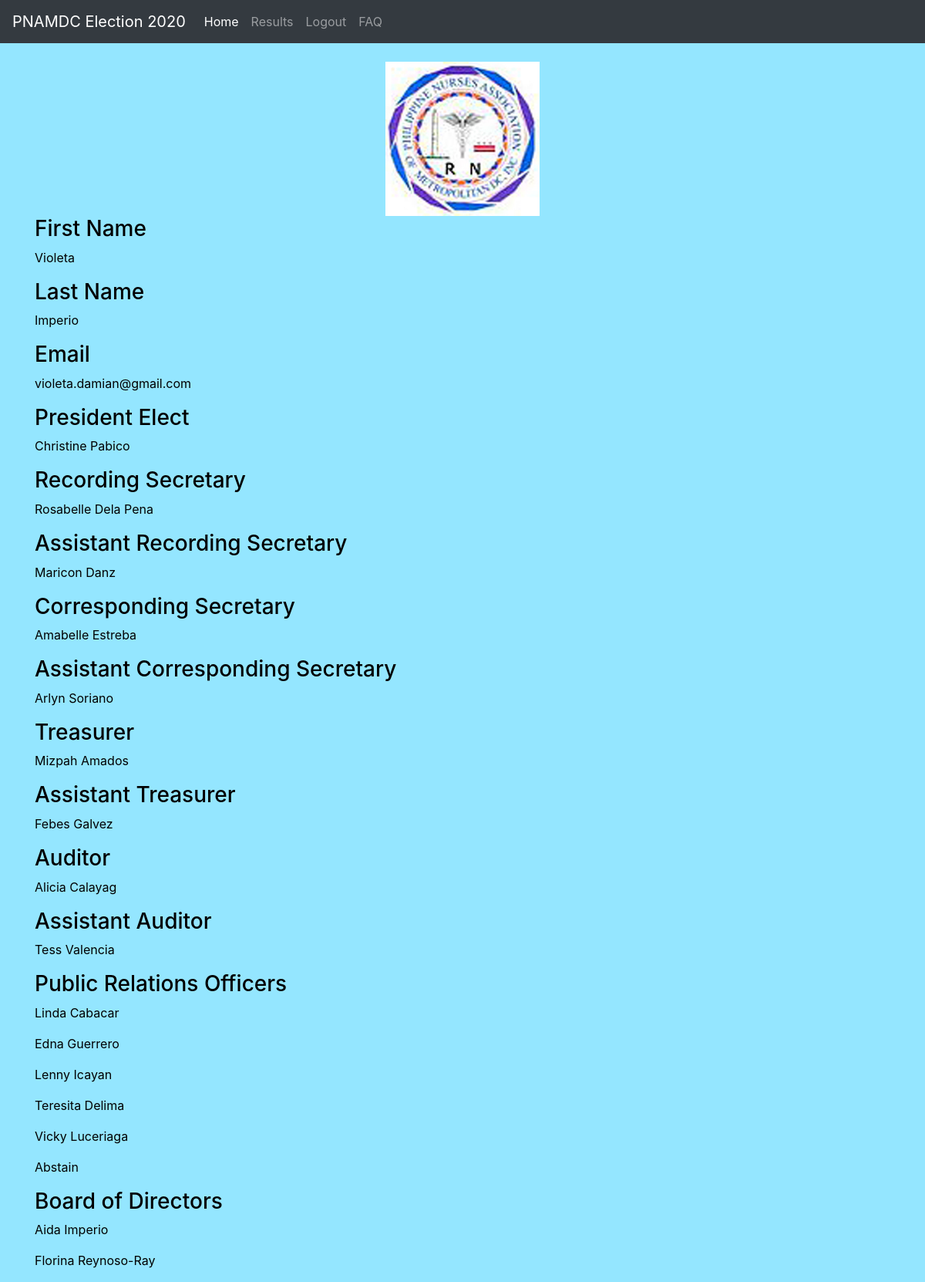
Screenshot of /list_subs/ueexosew/ (signed in) with the database file from the repository.
### Users/models.py (models this page shows)
class Subs(models.Model):
    SELECTIONS_1 = (
        ("Candidate A", "Candidate A"),
        ("Candidate B", "Candidate B"),
        ("Candidate C", "Candidate C"),
        ("Candidate D", "Candidate D"),
    )
    SELECTIONS_4 = (
        ("Candidate A", "Candidate A"),
        ("Candidate B", "Candidate B"),
        ("Candidate C", "Candidate C"),
        ("Candidate D", "Candidate D"),
        ("Candidate E", "Candidate E"),
        ("Candidate F", "Candidate F"),
        ("Candidate G", "Candidate G"),
        ("Candidate 1", "Candidate 1"),
        ("Candidate 2", "Candidate 2"),
        ("Candidate 3", "Candidate 3"),
        ("Candidate 4", "Candidate 4"),
        ("Candidate 5", "Candidate 5")
    )
    PRESIDENT_ELECT = (
        ("Christine Pabico", "Christine Pabico"),
        ("Abstain", "Abstain"),
    )
    RECORDING_SECRETARY = (
        ("Rosabelle Dela Pena", "Rosabelle Dela Pena"),
        ("Abstain", "Abstain"),
    )
    ASSISTANT_RECORDING_SECRETARY = (
        ("Maricon Danz", "Maricon Danz"),
        ("Abstain", "Abstain"),
    )
    CORRESPONDING_SECRETARY = (
        ("Amabelle Estreba", "Amabelle Estreba"),
        ("Abstain", "Abstain"),
    )
    ASSISTANT_CORRESPONDING_SECRETARY = (
        ("Arlyn Soriano", "Arlyn Soriano"),
        ("Abstain", "Abstain"),
    )
    TREASURER = (
        ("Mizpah Amados", "Mizpah Amados"),
        ("Abstain", "Abstain"),
    )
    ASSISTANT_TREASURER = (
        ("Febes Galvez", "Febes Galvez"),
        ("Abstain", "Abstain"),
    )
    AUDITOR = (
        ("Alicia Calayag", "Alicia Calayag"),
        ("Abstain", "Abstain"),
    )
    PRO = (
        ("Linda Cabacar", "Linda Cabacar"),
        ("Edna Guerrero", "Edna Guerrero"),
        ("Lenny Icayan", "Lenny Icayan"),
        ("Teresita Delima", "Teresita Delima"),
        ("Vicky Luceriaga", "Vicky Luceriaga"),
        ("Abstain", "Abstain")
    )
    BOARD_OF_DIRECTORS = (
        ("Resurreccion Jao", "Resurrecction Jao"),
        ("Prima Colburn", "Prima Colburn"),
        ("Aida Imperio", "Aida Imperio"),
        ("Elsa Aquino", "Elsa Aquino"),
        ("Florina Reynoso-Ray", "Florina Reynoso-Ray"),
        ("Abstain", "Abstain"),
    )
    ASSISTANT_AUDITOR = (
        ("Tess Valencia", "Tess Valencia"),
        ("Abstain", "Abstain")
    )
    first_name = models.CharField(max_length = 100)
    last_name = models.CharField(max_length = 100)
    email = models.EmailField(max_length = 100)
    slug = models.SlugField(max_length = 250)
    random_key = models.CharField(max_length = 250, blank = True)
    admin_email = models.EmailField(max_length = 100, default = 'admin_user@gmail.com')
    question_1 = models.CharField(max_length = 100, default = '', choices = PRESIDENT_ELECT)
    question_2 = models.CharField(max_length = 100, default = '', choices = RECORDING_SECRETARY)
    question_3 = models.CharField(max_length = 100, default = '', choices = ASSISTANT_RECORDING_SECRETARY)
    question_4 = MultiSelectField(choices = PRO, default = '')
    question_5 = MultiSelectField(choices = BOARD_OF_DIRECTORS, default = '')
    question_6 = models.CharField(max_length=100, default='', choices=CORRESPONDING_SECRETARY)
    question_7 = models.CharField(max_length=100, default='', choices=ASSISTANT_CORRESPONDING_SECRETARY)
    question_8 = models.CharField(max_length=100, default='', choices=TREASURER)
    question_9 = models.CharField(max_length=100, default='', choices=ASSISTANT_TREASURER)
    question_10 = models.CharField(max_length=100, default='', choices=AUDITOR)
    question_11 = models.CharField(max_length = 100, default = '', choices = ASSISTANT_AUDITOR)

### Users/views.py (the view)
# urls.py: path('<slug:slug>/', views.SubmissionDetail.as_view(), name = 'Users-specifics'),
class SubmissionDetail(LoginRequiredMixin, DetailView):
    queryset = Subs.objects.all()
    template_name = 'Users/specifics.html'

### Users/templates/Users/specifics.html (shortened to what this page needs)
{% extends "Submission/base.html" %}
{% load crispy_forms_tags %}
{% block content %}
    <div class="content-section">
            <h3>First Name</h3>
            <p style = "word-wrap: break-word">{{ object.first_name }}</p>
            <h3>Last Name</h3>
            <p style = "word-wrap: break-word">{{ object.last_name }}</p>
            <h3>Email</h3>
            <p style = "word-wrap: break-word">{{ object.email }}</p>
            <h3>President Elect</h3>
            <p style = "word-wrap: break-word">{{ object.question_1 }}</p>
            <h3>Recording Secretary</h3>
            <p style = "word-wrap: break-word">{{ object.question_2 }}</p>
            <h3>Assistant Recording Secretary</h3>
            <p style = "word-wrap: break-word">{{ object.question_3 }}</p>
            <h3>Corresponding Secretary</h3>
            <p style = "word-wrap: break-word">{{ object.question_6 }}</p>
            <h3>Assistant Corresponding Secretary</h3>
            <p style = "word-wrap: break-word">{{ object.question_7 }}</p>
            <h3>Treasurer</h3>
            <p style = "word-wrap: break-word">{{ object.question_8 }}</p>
            <h3>Assistant Treasurer</h3>
            <p style = "word-wrap: break-word">{{ object.question_9 }}</p>
            <h3>Auditor</h3>
            <p style = "word-wrap: break-word">{{ object.question_10 }}</p>
            <h3>Assistant Auditor</h3>
            <p style = "word-wrap: break-word">{{ object.question_11 }}</p>
            <h3>Public Relations Officers</h3>
            {% for name in object.question_4 %}
                <p style = "word-wrap: break-word">{{ name }}</p>
            {% endfor %}
            <h3>Board of Directors</h3>
            {% for name in object.question_5 %}
                <p style = "word-wrap: break-word">{{ name }}</p>
            {% endfor %}
    </div>
{% endblock content %}

### Submission/templates/Submission/base.html (style rules this page uses)
h1, h2, h3, h4, h5, h6, p, a, label, legend, fieldset { color: black }
body { background-color: #94e6ff; }

### rows the page displays
Subs: first_name "Violeta", last_name "Imperio", email "violeta.damian@gmail.com", question_1 "Christine Pabico", question_2 "Rosabelle Dela Pena", question_3 "Maricon Danz", question_6 "Amabelle Estreba", question_7 "Arlyn Soriano", question_8 "Mizpah Amados", question_9 "Febes Galvez", question_10 "Alicia Calayag", question_11 "Tess Valencia"

### other values shown
{{ name }} "Linda Cabacar" "Edna Guerrero" "Lenny Icayan" "Teresita Delima" "Vicky Luceriaga" "Abstain"
{{ name }} "Aida Imperio" "Florina Reynoso-Ray"
